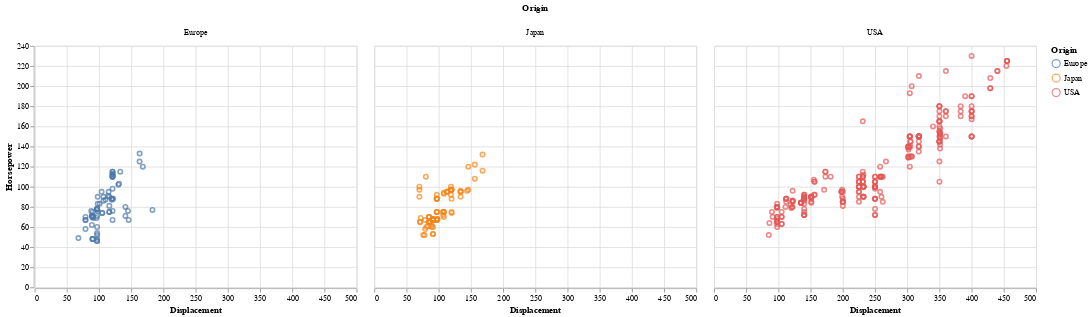

Notebook code for this chart:
### Code cell
alt.Chart(cars).mark_point().encode(
    x = 'Displacement',
    y = 'Horsepower',
    color = 'Origin:N',
    column = 'Origin'
)

### Figure 1 — Vega-Lite specification as saved in the notebook (floating-point values rounded to 4 significant figures; data arrays with more than 128 entries replaced by an {"elided": "..."} marker saying what was removed)
{"config": {"view": {"continuousWidth": 400, "continuousHeight": 300}}, "data": {"name": "data-f02450ab61490a1363517a0190416235"}, "mark": "point", "encoding": {"color": {"type": "nominal", "field": "Origin"}, "column": {"type": "nominal", "field": "Origin"}, "x": {"type": "quantitative", "field": "Displacement"}, "y": {"type": "quantitative", "field": "Horsepower"}}, "$schema": "https://vega.github.io/schema/vega-lite/v4.0.2.json", "datasets": {"data-f02450ab61490a1363517a0190416235": {"elided": "406 records"}}}
